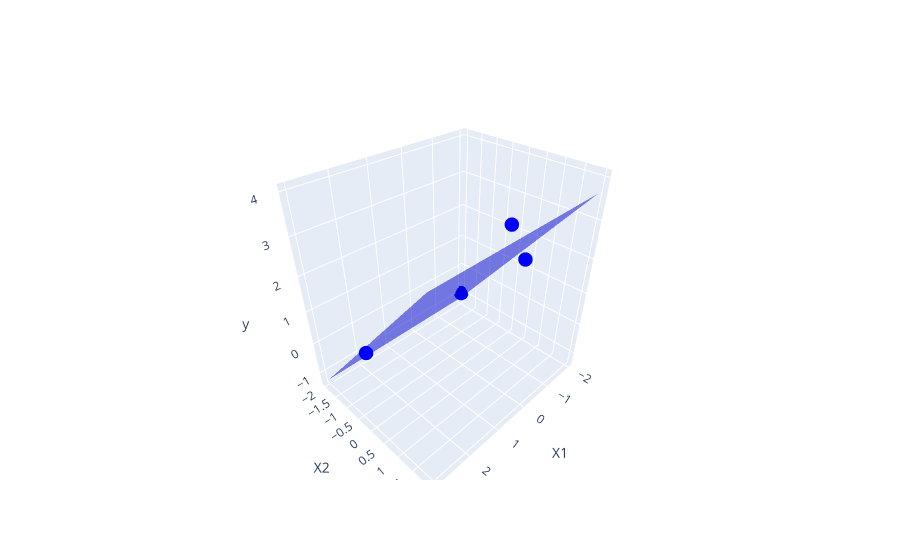

The cell this chart's notebook holds for it:
### Code cell
# データの読み込み
data = np.loadtxt("./../data/chap1/multiple.dat")
X2 = data[:, 0:2]
y2 = data[:, 2]

# 重回帰の実行
w2 = linear_regression(X2, y2)

# 結果のプロット
plot_multiple(X2, y2, w2)
